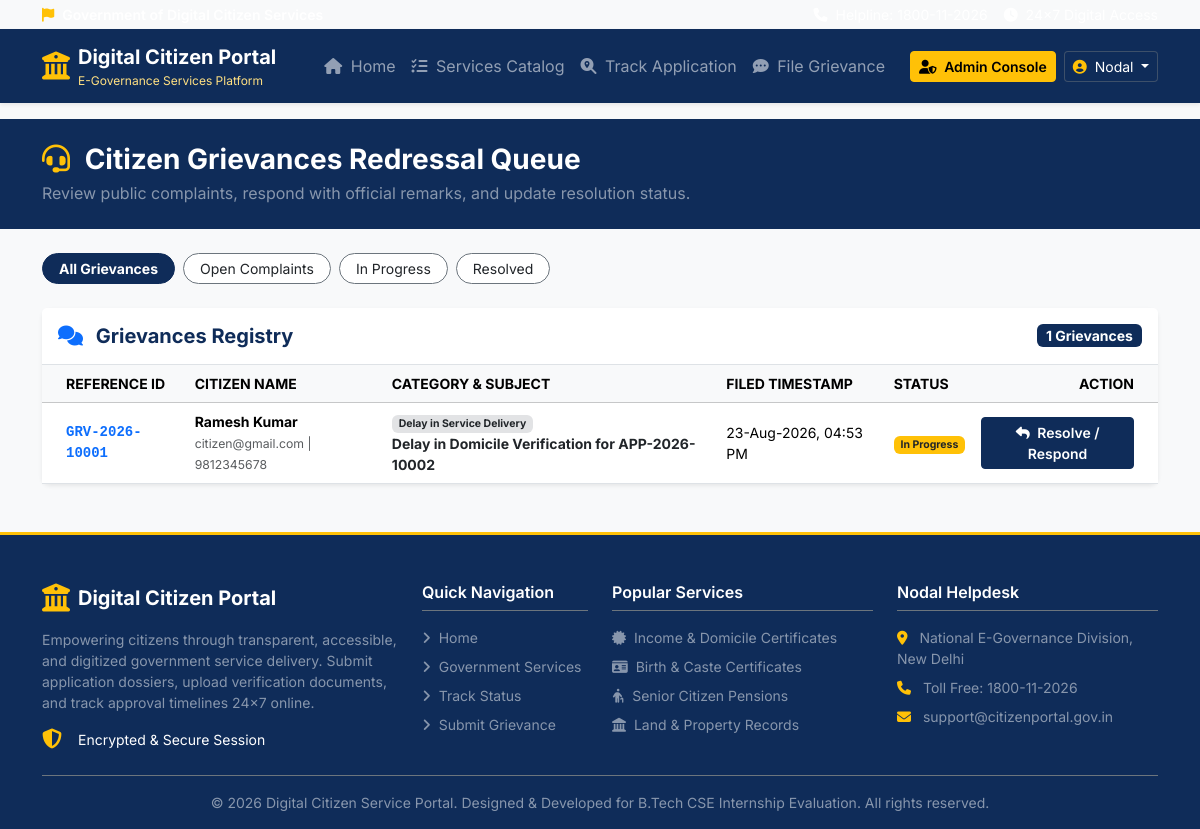
Page /admin/grievances (signed in) on the committed database.
### app/models.py (models this page shows, shortened)
class User(UserMixin, db.Model):
    __tablename__ = 'users'
    id = db.Column(db.Integer, primary_key=True)
    name = db.Column(db.String(120), nullable=False)
    email = db.Column(db.String(120), unique=True, nullable=False, index=True)
    mobile = db.Column(db.String(15), nullable=False)
    password_hash = db.Column(db.String(256), nullable=False)
    role = db.Column(db.String(20), nullable=False, default='citizen') # 'citizen' or 'admin'
    address = db.Column(db.Text, nullable=True)
    state = db.Column(db.String(80), nullable=True)
    district = db.Column(db.String(80), nullable=True)
    created_at = db.Column(db.DateTime, default=datetime.utcnow)
    applications = db.relationship('Application', backref='user', lazy=True, cascade="all, delete-orphan")
    grievances = db.relationship('Grievance', backref='user', lazy=True)
    notifications = db.relationship('Notification', backref='user', lazy=True, cascade="all, delete-orphan")
    def is_admin(self):
        return self.role == 'admin'

class Grievance(db.Model):
    __tablename__ = 'grievances'
    id = db.Column(db.Integer, primary_key=True)
    grievance_number = db.Column(db.String(50), unique=True, nullable=False, index=True)
    user_id = db.Column(db.Integer, db.ForeignKey('users.id'), nullable=True)
    citizen_name = db.Column(db.String(120), nullable=False)
    citizen_email = db.Column(db.String(120), nullable=False)
    citizen_mobile = db.Column(db.String(15), nullable=False)
    category = db.Column(db.String(100), nullable=False)
    subject = db.Column(db.String(200), nullable=False)
    description = db.Column(db.Text, nullable=False)
    attachment_path = db.Column(db.String(500), nullable=True)
    status = db.Column(db.String(30), nullable=False, default='open')
    remarks = db.Column(db.Text, nullable=True)
    created_at = db.Column(db.DateTime, default=datetime.utcnow)
    updated_at = db.Column(db.DateTime, default=datetime.utcnow, onupdate=datetime.utcnow)

### app/routes/admin.py (the view)
@admin_bp.route('/grievances')
@login_required
@admin_required
def grievances():
    status_filter = request.args.get('status', '').strip()
    grievances_query = Grievance.query
    if status_filter:
        grievances_query = grievances_query.filter_by(status=status_filter)
    grievances_list = grievances_query.order_by(Grievance.created_at.desc()).all()
    return render_template('admin/grievances.html',
                           grievances=grievances_list,
                           status_filter=status_filter)

### app/utils.py (called while the page is built)
def admin_required(f):
    @wraps(f)
    def decorated_function(*args, **kwargs):
        if not current_user.is_authenticated:
            flash('Please log in with administrative credentials.', 'warning')
            return redirect(url_for('auth.login'))
        if not current_user.is_admin():
            flash('Access Denied. Administrative privileges required.', 'danger')
            return redirect(url_for('citizen.dashboard'))
        return f(*args, **kwargs)
    return decorated_function

### app/templates/admin/grievances.html (shortened to what this page needs)
{% extends "base.html" %}
{% block content %}
<div class="bg-navy text-white py-4 mb-4">
    <div class="container">
        <h1 class="h3 fw-bold mb-1"><i class="fa-solid fa-headset text-warning me-2"></i> Citizen Grievances Redressal Queue</h1>
        <p class="text-white-50 mb-0">Review public complaints, respond with official remarks, and update resolution status.</p>
    </div>
</div>
<div class="container pb-5">
    <div class="d-flex gap-2 mb-4">
        <a href="{{ url_for('admin.grievances') }}" class="btn btn-sm {% if not status_filter %}btn-navy fw-bold{% else %}btn-outline-secondary bg-white text-dark{% endif %} rounded-pill px-3">All Grievances</a>
        <a href="{{ url_for('admin.grievances', status='open') }}" class="btn btn-sm {% if status_filter == 'open' %}btn-danger fw-bold{% else %}btn-outline-secondary bg-white text-dark{% endif %} rounded-pill px-3">Open Complaints</a>
        <a href="{{ url_for('admin.grievances', status='in_progress') }}" class="btn btn-sm {% if status_filter == 'in_progress' %}btn-warning fw-bold{% else %}btn-outline-secondary bg-white text-dark{% endif %} rounded-pill px-3">In Progress</a>
        <a href="{{ url_for('admin.grievances', status='resolved') }}" class="btn btn-sm {% if status_filter == 'resolved' %}btn-success fw-bold{% else %}btn-outline-secondary bg-white text-dark{% endif %} rounded-pill px-3">Resolved</a>
    </div>
    <div class="card border-0 shadow-sm rounded-3">
        <div class="card-header bg-white py-3 border-bottom d-flex justify-content-between align-items-center">
            <h5 class="fw-bold text-navy mb-0"><i class="fa-solid fa-comments text-primary me-2"></i> Grievances Registry</h5>
            <span class="badge bg-navy text-white fs-7">{{ grievances|length }} Grievances</span>
        </div>
        <div class="card-body p-0">
            {% if grievances %}
            <div class="table-responsive">
                <table class="table table-hover align-middle mb-0 fs-7">
                    <thead class="table-light text-uppercase text-muted">
                        <tr>
                            <th class="ps-4">Reference ID</th>
                            <th>Citizen Name</th>
                            <th>Category & Subject</th>
                            <th>Filed Timestamp</th>
                            <th>Status</th>
                            <th class="text-end pe-4">Action</th>
                        </tr>
                    </thead>
                    <tbody>
                        {% for grv in grievances %}
                        <tr>
                            <td class="ps-4 font-monospace fw-bold text-primary">{{ grv.grievance_number }}</td>
                            <td>
                                <strong>{{ grv.citizen_name }}</strong><br>
                                <small class="text-muted">{{ grv.citizen_email }} | {{ grv.citizen_mobile }}</small>
                            </td>
                            <td>
                                <span class="badge bg-secondary-subtle text-dark">{{ grv.category }}</span><br>
                                <strong class="text-dark">{{ grv.subject[:60] }}</strong>
                            </td>
                            <td>{{ grv.created_at.strftime('%d-%b-%Y, %I:%M %p') }}</td>
                            <td>
                                {% if grv.status == 'open' %}
                                    <span class="badge bg-danger">Open</span>
                                {% elif grv.status == 'in_progress' %}
                                    <span class="badge bg-warning text-dark">In Progress</span>
                                {% elif grv.status == 'resolved' %}
                                    <span class="badge bg-success">Resolved</span>
                                {% else %}
                                    <span class="badge bg-secondary">{{ grv.status }}</span>
                                {% endif %}
                            </td>
                            <td class="text-end pe-4">
                                <a href="{{ url_for('admin.grievance_detail', grievance_id=grv.id) }}" class="btn btn-navy btn-sm fw-semibold">
                                    <i class="fa-solid fa-reply me-1"></i> Resolve / Respond
                                </a>
                            </td>
                        </tr>
                        {% endfor %}
                    </tbody>
                </table>
            </div>
            {% else %}
            <div class="text-center py-5">
                <i class="fa-solid fa-check-double fs-1 text-muted mb-3"></i>
                <h5 class="fw-bold text-navy">No Grievances Found</h5>
                <p class="text-muted mb-0">No citizen complaints currently match the selected status filter.</p>
            </div>
            {% endif %}
        </div>
    </div>
</div>
{% endblock %}

### app/templates/components/navbar.html (shortened to what this page needs)
<nav class="navbar navbar-expand-lg navbar-dark bg-navy shadow-sm sticky-top" aria-label="Main navigation">
    <div class="container">
        <a class="navbar-brand d-flex align-items-center gap-2" href="{{ url_for('main.index') }}">
            <i class="fa-solid fa-building-columns fs-3 text-warning"></i>
            <div class="d-flex flex-column">
                <span class="fw-bold tracking-tight text-white fs-5 leading-tight">Digital Citizen Portal</span>
                <span class="fs-8 text-warning-light">E-Governance Services Platform</span>
            </div>
        </a>
        <div class="collapse navbar-collapse" id="navbarMain">
            <ul class="navbar-nav me-auto mb-2 mb-lg-0 ms-lg-4">
                <li class="nav-item">
                    <a class="nav-link {% if request.endpoint == 'main.index' %}active fw-semibold{% endif %}" href="{{ url_for('main.index') }}">
                        <i class="fa-solid fa-house me-1"></i> Home
                    </a>
                </li>
                <li class="nav-item">
                    <a class="nav-link {% if request.endpoint == 'main.services' %}active fw-semibold{% endif %}" href="{{ url_for('main.services') }}">
                        <i class="fa-solid fa-list-check me-1"></i> Services Catalog
                    </a>
                </li>
                <li class="nav-item">
                    <a class="nav-link {% if request.endpoint == 'main.track' %}active fw-semibold{% endif %}" href="{{ url_for('main.track') }}">
                        <i class="fa-solid fa-magnifying-glass-location me-1"></i> Track Application
                    </a>
                </li>
                <li class="nav-item">
                    <a class="nav-link {% if request.endpoint == 'main.grievance' %}active fw-semibold{% endif %}" href="{{ url_for('main.grievance') }}">
                        <i class="fa-solid fa-comment-dots me-1"></i> File Grievance
                    </a>
                </li>
            </ul>
            <div class="d-flex align-items-center gap-2">
                {% if current_user.is_authenticated %}
                    {% if current_user.is_admin() %}
                        <a href="{{ url_for('admin.dashboard') }}" class="btn btn-warning btn-sm fw-semibold">
                            <i class="fa-solid fa-user-shield me-1"></i> Admin Console
                        </a>
                    {% else %}
                        <a href="{{ url_for('citizen.dashboard') }}" class="btn btn-outline-light btn-sm fw-semibold">
                            <i class="fa-solid fa-gauge-high me-1"></i> My Dashboard
                        </a>
                    {% endif %}
                    <div class="dropdown">
                        <button class="btn btn-navy text-white dropdown-toggle border-secondary border-opacity-50 btn-sm" type="button" id="userMenu" data-bs-toggle="dropdown" aria-expanded="false">
                            <i class="fa-solid fa-circle-user text-warning me-1"></i> {{ current_user.name.split()[0] }}
                        </button>
                    </div>
                {% endif %}
            </div>
        </div>
    </div>
</nav>

### app/static/css/style.css (style rules this page uses)
:root { --navy-primary: #0f2c59; --navy-hover: #0a1f40; --gov-yellow: #ffb703; --gov-yellow-hover: #fb8500; --bg-light: #f8f9fa; --font-inter: 'Inter', system-ui, -apple-system, sans-serif; }
body { font-family: var(--font-inter); color: #2b2d42; background-color: var(--bg-light); }
.bg-navy { background-color: var(--navy-primary) !important; }
.text-navy { color: var(--navy-primary) !important; }
.btn-navy { background-color: var(--navy-primary); color: #ffffff; border: 1px solid var(--navy-primary); }
.text-warning-light { color: #ffe082; }
.font-monospace { font-family: SFMono-Regular, Menlo, Monaco, Consolas, "Liberation Mono", "Courier New", monospace !important; }
.fs-7 { font-size: 0.875rem; }
.fs-8 { font-size: 0.75rem; }

### rows in the picture
User: name "Nodal"
Grievance: grievance_number "GRV-2026-10001", citizen_name "Ramesh Kumar", citizen_email "citizen@gmail.com", citizen_mobile "9812345678", category "Delay in Service Delivery", subject "Delay in Domicile Verification for APP-2026-10002", created_at "23-Aug-2026, 04:53 PM", status "In Progress"

### other values in the picture
{{ grievances|length }} "1"
